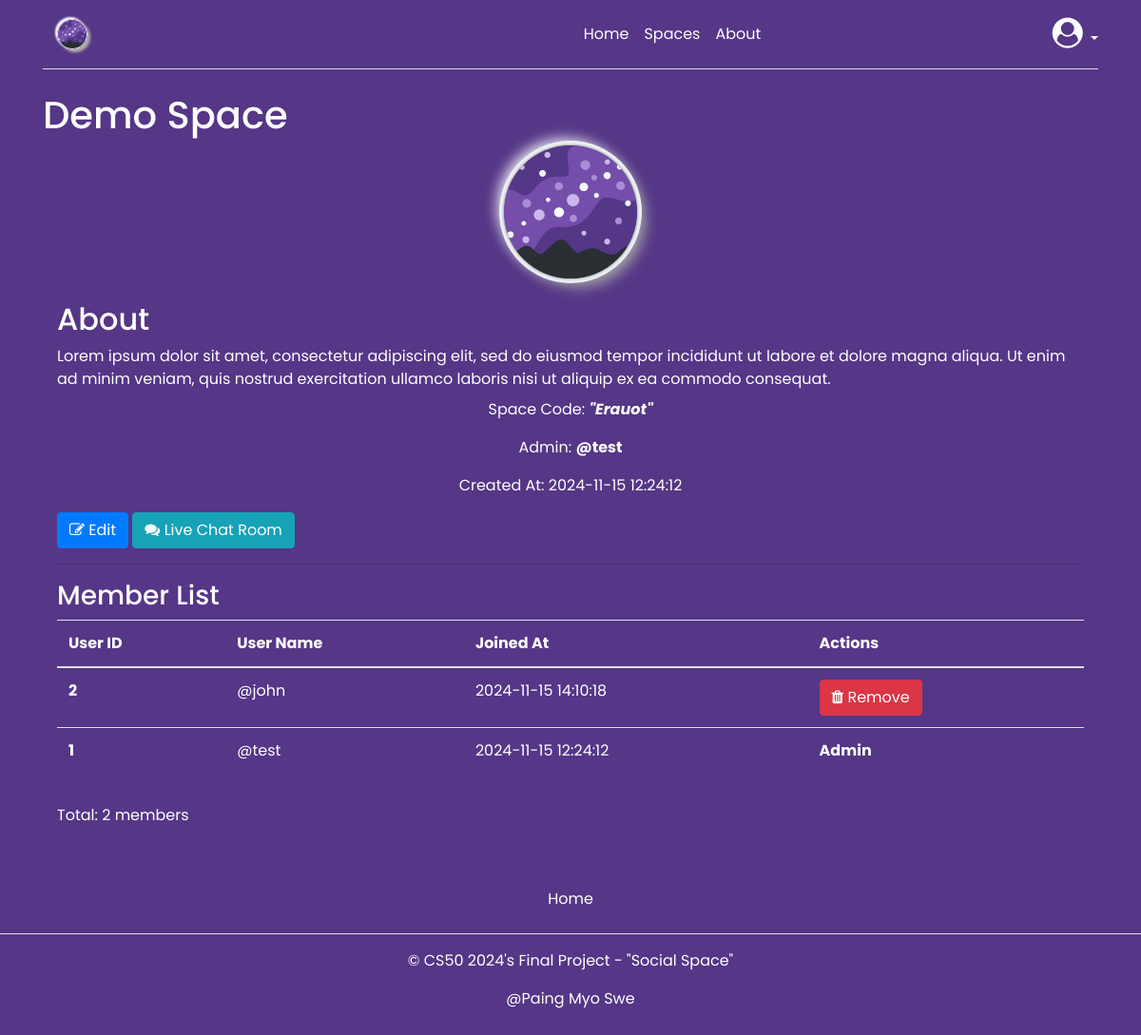
Before: /spaces/3 (signed in) with the older database file.
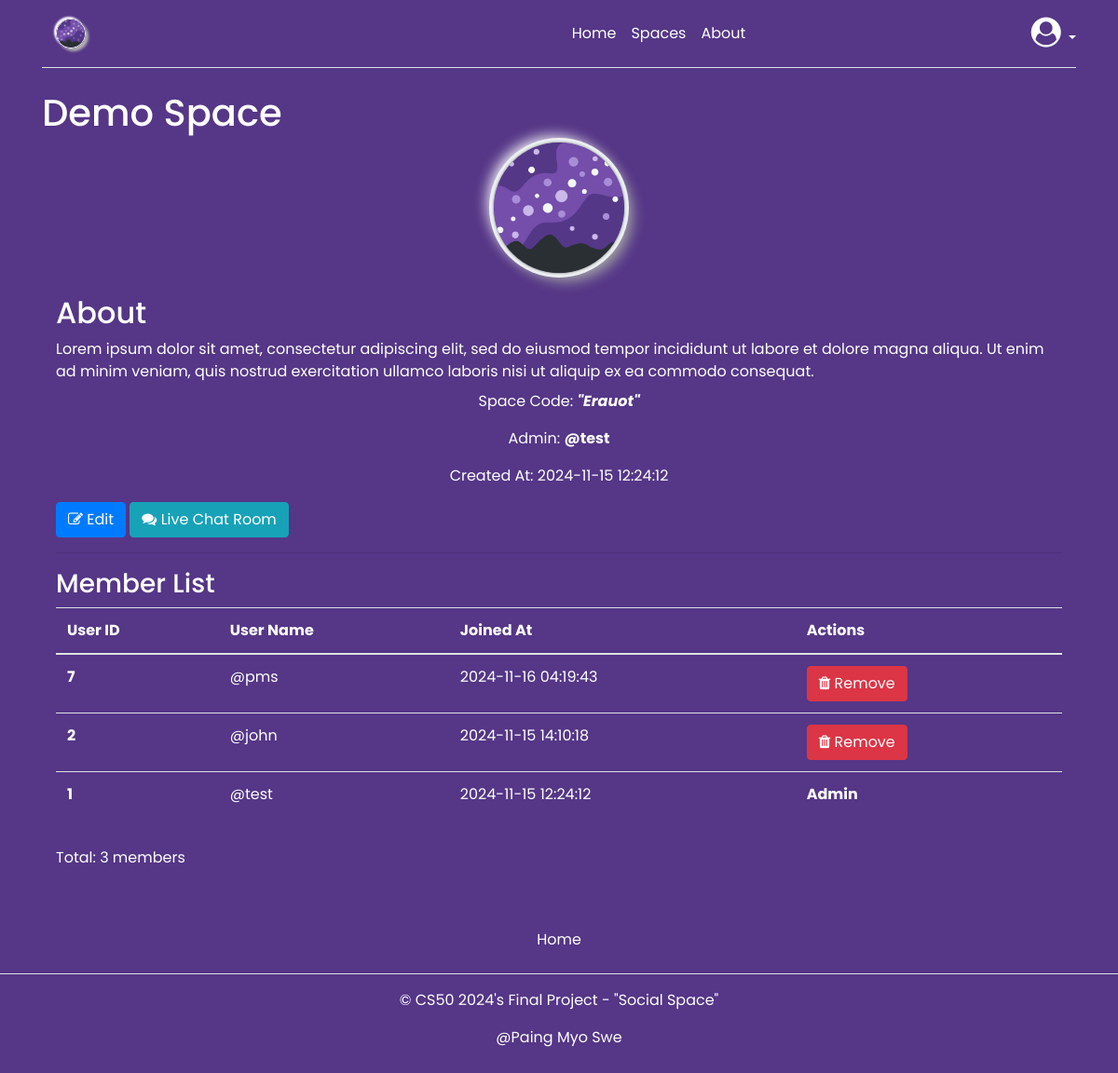
After: the same page with the newer database file.
### tables this page shows
CREATE TABLE spaces (
  id INTEGER PRIMARY KEY AUTOINCREMENT,
  admin_id INTEGER NOT NULL,
  code VARCHAR NOT NULL,
  name TEXT NOT NULL,
  description TEXT NOT NULL,
  created TIMESTAMP NOT NULL DEFAULT CURRENT_TIMESTAMP,
  FOREIGN KEY (admin_id) REFERENCES users (id)
);

CREATE TABLE users (
  id INTEGER PRIMARY KEY AUTOINCREMENT,
  username TEXT UNIQUE NOT NULL,
  password TEXT NOT NULL
);

CREATE TABLE space_members (
  space_id INTEGER NOT NULL,
  user_id INTEGER NOT NULL,
  joined TIMESTAMP NOT NULL DEFAULT CURRENT_TIMESTAMP,
  FOREIGN KEY (space_id) REFERENCES spaces (id),
  FOREIGN KEY (user_id) REFERENCES users (id)
);

### app/space.py (the view)
@bp.route("/<int:id>")
@login_required
def show(id):
    db = get_db()
    space = db.execute(
        "SELECT s.id, s.code, name, description, created, admin_id, username as admin_name"
        " FROM spaces s JOIN users u ON s.admin_id = u.id"
        " WHERE s.id = ?",
        (id,),
    ).fetchone()
    if space is None:
        abort(404, f"Space id {id} doesn't exist.")
    members = get_space_members(id)
    is_member = g.user["id"] in [member["user_id"] for member in members]
    if not is_member:
        abort(403, f"You are not a member of this space.")
    return render_template(
        "space/show.html", space=space, members=members, is_member=is_member
    )

### app/auth.py (called while the page is built)
@bp.before_app_request
def load_logged_in_user():
    user_id = session.get("user_id")
    if user_id is None:
        g.user = None
    else:
        g.user = (
            get_db().execute("SELECT * FROM users WHERE id = ?", (user_id,)).fetchone()
        )

def login_required(view):
    @functools.wraps(view)
    def wrapped_view(**kwargs):
        if g.user is None:
            return redirect(url_for("auth.login"))
        return view(**kwargs)
    return wrapped_view

### app/db.py (called while the page is built)
def get_db():
    if "db" not in g:
        g.db = sqlite3.connect(
            current_app.config["DATABASE"], detect_types=sqlite3.PARSE_DECLTYPES
        )
        g.db.row_factory = sqlite3.Row
    return g.db

### app/space.py (called while the page is built)
def get_space_members(space_id):
    db = get_db()
    return db.execute(
        "SELECT sm.joined, sm.user_id, u.id, u.username FROM space_members sm JOIN users u ON sm.user_id = u.id WHERE space_id = ? ORDER BY joined DESC",
        (space_id,),
    ).fetchall()

### app/templates/space/show.html (shortened to what this page needs)
{% extends 'base.html' %} {% block header %}
<h1>{% block title %} {{ space['name'] }} {% endblock %}</h1>
{% endblock %} {% block content %}
<section class="content">
  <div class="container">
    <div class="row">
      <div class="col-lg-12">
        <div>
          <div class="space-logo mb-4">
            <img
              src="{{ url_for('static', filename = 'logo.png') }}"
              alt="logo"
              width="140"
              height="140"
            />
          </div>
          <h2 class="fw-normal">About</h2>
          <p class="mb-2">{{ space['description'] }}</p>
          <div class="text-center">
            <p>
              Space Code: <b><i>"{{ space['code'] }}"</i></b>
            </p>
            <p>Admin: <b>@{{ space['admin_name'] }}</b></p>
            <p>Created At: {{ space['created'] }}</p>
          </div>
          <p>
            {% if g.user["id"] != space["admin_id"] %}
            <button
              type="button"
              class="btn btn-danger"
              data-toggle="modal"
              data-target="#leaveModal"
            >
              Leave <i class="fa fa-sign-out"></i>
            </button>
            {% else %}
            <a
              href="{{ url_for('space.update', id = space['id']) }}"
              class="btn btn-primary"
              ><i class="fa fa-edit"></i> Edit</a
            >
            {% endif %} {% if g.user["id"] %}
            <a
              href="{{ url_for('space.chat', id = space['id']) }}"
              class="btn btn-info"
              ><i class="fa fa-comments"></i> Live Chat Room</a
            >
            {% endif %}
          </p>
        </div>
        <hr />
        <h3>Member List</h3>
        <div class="row">
          <div class="col-lg-12">
            <table class="table text-white">
              <thead>
                <tr>
                  <th scope="col">User ID</th>
                  <th scope="col">User Name</th>
                  <th scope="col">Joined At</th>
                  {% if g.user["id"] == space["admin_id"] %}
                  <th scope="col">Actions</th>
                  {% endif %}
                </tr>
              </thead>
              <tbody>
                {% for member in members %}
                <tr>
                  <th scope="row">{{ member['id'] }}</th>
                  <td>@{{ member['username'] }}</td>
                  <td>{{ member['joined'] }}</td>
                  {% if g.user["id"] == space["admin_id"] %}
                  <td>
                    {% if member['id'] != g.user['id'] %}
                    <a
                      href="{{ url_for('space.remove_member', id = space['id'], user_id = member['id']) }}"
                      class="btn btn-danger"
                      ><i class="fa fa-trash"></i> Remove</a
                    >
                    {% else %}
                    <p><b>Admin</b></p>
                    {% endif %}
                  </td>
                  {% endif %}
                </tr>
                {% endfor %}
              </tbody>
            </table>
            <p>Total: {{ members|length }} members</p>
          </div>
        </div>
      </div>
    </div>
  </div>
</section>
{% endblock %}

### app/templates/base.html (shortened to what this page needs)
<!DOCTYPE html>
<html lang="en">
  <head>
    <link
      rel="stylesheet"
      href="https://cdn.jsdelivr.net/npm/bootstrap@4.5.3/dist/css/bootstrap.min.css"
    />
    <link
      rel="stylesheet"
      href="{{ url_for('static', filename='style.css') }}"
    />
    <link
      rel="stylesheet"
      href="https://cdnjs.cloudflare.com/ajax/libs/font-awesome/4.7.0/css/font-awesome.min.css"
    />
  </head>
  <body>
    <main>
      <div class="container">
        <header
          class="d-flex flex-wrap align-items-center justify-content-center justify-content-md-between py-3 mb-4 border-bottom"
        >
          <a
            href="/"
            class="d-flex align-items-center col-md-3 mb-2 mb-md-0 text-dark text-decoration-none"
          >
            <img
              src="{{ url_for('static', filename='logo.png') }}"
              class="logo"
              alt="logo"
              width="32"
              height="32"
            />
          </a>
          <ul
            class="nav col-12 col-md-auto mb-2 justify-content-center mb-md-0"
          >
            <li><a href="/" class="nav-link px-2 link">Home</a></li>
            <li>
              <a href="{{ url_for('space.index') }}" class="nav-link px-2 link"
                >Spaces</a
              >
            </li>
            <li><a href="#" class="nav-link px-2 link">About</a></li>
          </ul>
          <div class="text-end">
            {% if g.user %}
            <div class="dropdown text-end">
              <a
                href="#"
                class="link-dark text-decoration-none dropdown-toggle"
                data-toggle="dropdown"
                aria-expanded="false"
              >
                <i span class="fa fa-user-circle fa-2x"></i>
              </a>
            </div>
            {% endif %}
          </div>
        </header>
        <section class="content">
          <header>{% block header %}{% endblock %}</header>
           {% block content %}{% endblock %}
        </section>
      </div>
      <footer class="py-3 my-4">
        <ul class="nav justify-content-center border-bottom pb-3 mb-3">
          <li class="nav-item">
            <a href="/" class="nav-link px-2">Home</a>
          </li>
        </ul>
        <p class="text-center">
          &copy; CS50 2024's Final Project - "Social Space"
        </p>
        <p class="text-center">@Paing Myo Swe</p>
      </footer>
    </main>
  </body>
</html>

### app/static/style.css (style rules this page uses)
* { margin: 0; padding: 0; box-sizing: border-box; font-family: "Poppins", sans-serif; }
body { background: #553687; }
body, h1, h2, h3, h4, h5, h6, p, a, span, div { color: white; }
.logo { border-radius: 50%; border: 1px solid #fff; box-shadow: 3px 3px 3px #b1b1b1, -2px -2px 2px #fff; }
.space-logo { width: 140px; margin: auto; }
.space-logo img { width: 100%; height: 140px; object-fit: cover; border-radius: 50%; box-shadow: 0px 0px 3px #5f5f5f, 0px 0px 0px 5px #ecf0f3, 8px 8px 15px #a7aaa7, -6px -6px 15px #fff; }

Changed rows visible on the page:
added space_members: id "7", username "pms", joined "2024-11-16 04:19:43"
Other visible differences:
{{ members|length }}: "2" → "3"
